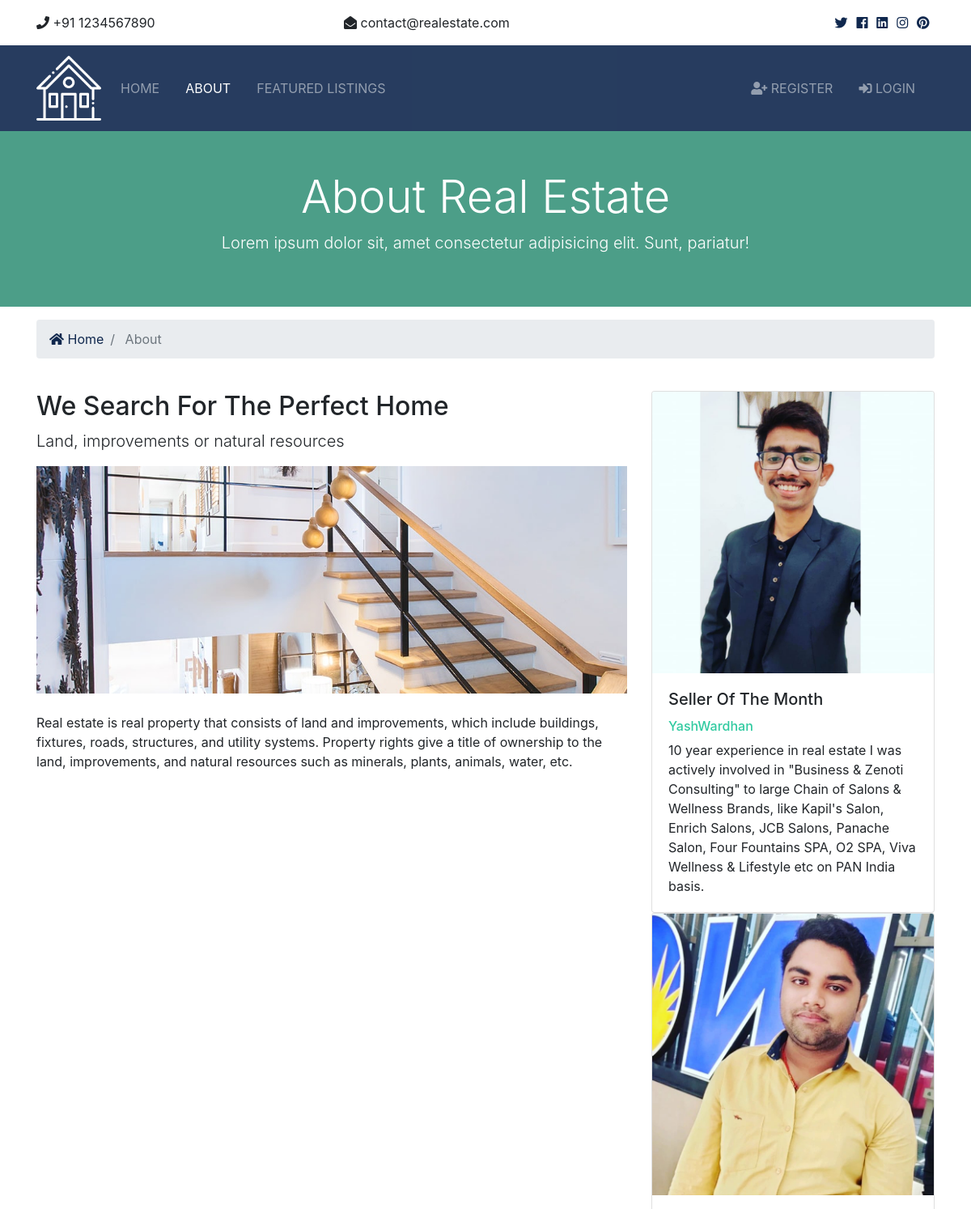
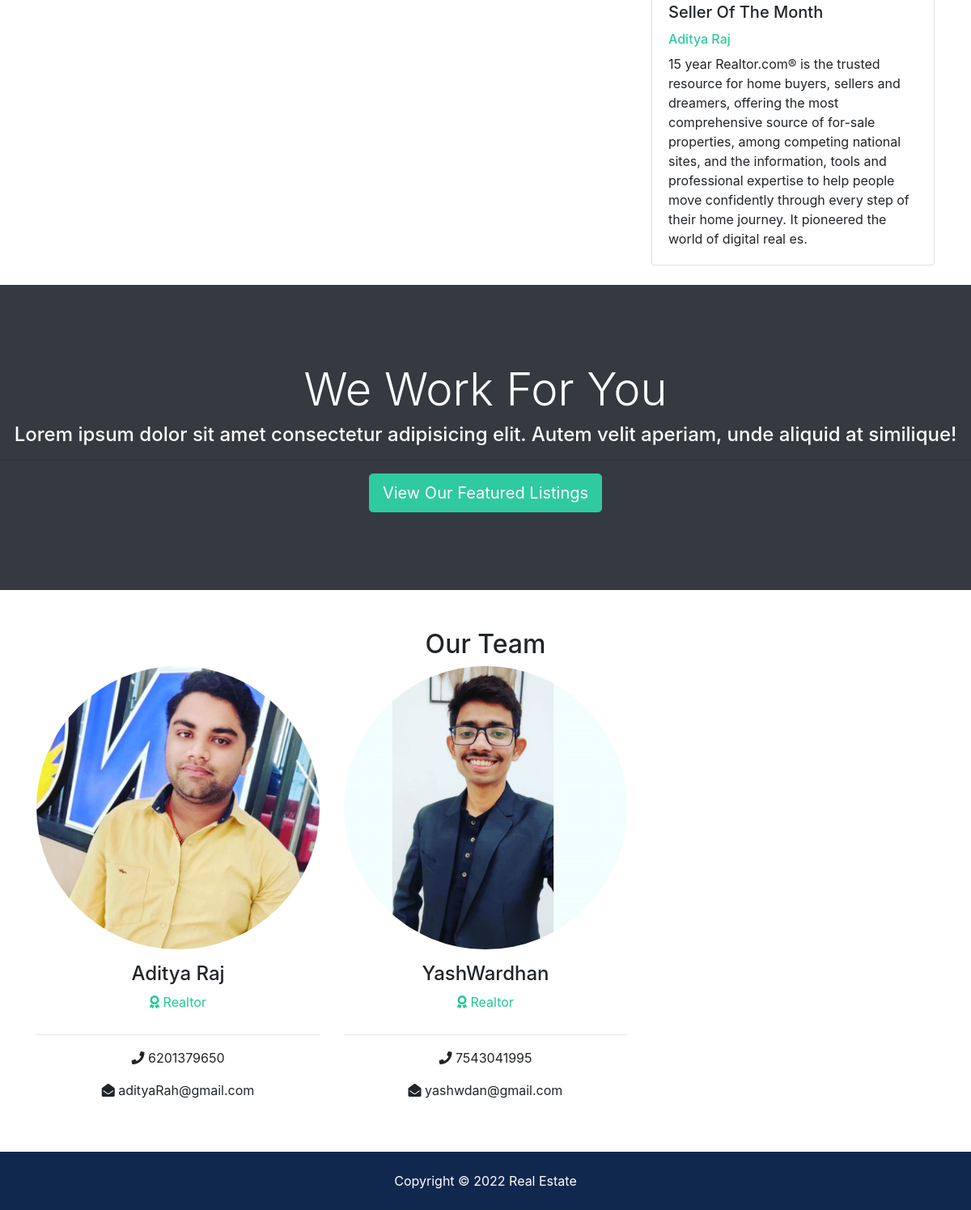
/about, run on the app's committed database (2 pictures, top to bottom).
### realtors/models.py (models this page shows, shortened)
class Realtor(models.Model):
  name = models.CharField(max_length=200)
  photo = models.ImageField(upload_to='photos/%Y/%m/%d/')
  description = models.TextField(blank=True)
  phone = models.CharField(max_length=20)
  email = models.CharField(max_length=50)
  is_mvp = models.BooleanField(default=False)
  hire_date = models.DateTimeField(default=datetime.now, blank=True)

### pages/views.py (the view)
# urls.py: path('about',views.about,name ='about'),
def about(request):
    realtors = Realtor.objects.order_by('-hire_date')
    mvp_realtors = Realtor.objects.all().filter(is_mvp=True)
    context = {
        'realtors': realtors,
        'mvp_realtors': mvp_realtors
    }
    return render(request, 'pages/about.html', context)

### templates/pages/about.html (shortened to what this page needs)
{% extends 'base.html' %}
{% load static %}
{% block content %}
<section id="showcase-inner" class="py-5 text-white">
    <div class="container">
      <div class="row text-center">
        <div class="col-md-12">
          <h1 class="display-4">About Real Estate</h1>
          <p class="lead">Lorem ipsum dolor sit, amet consectetur adipisicing elit. Sunt, pariatur!</p>
        </div>
      </div>
    </div>
  </section>
  <section id="bc" class="mt-3">
    <div class="container">
      <nav aria-label="breadcrumb">
        <ol class="breadcrumb">
          <li class="breadcrumb-item">
            <a href="{% url 'index' %}">
              <i class="fas fa-home"></i> Home</a>
          </li>
          <li class="breadcrumb-item active"> About</li>
        </ol>
      </nav>
    </div>
  </section>
  <section id="about" class="py-4">
    <div class="container">
      <div class="row">
        <div class="col-md-8">
          <h2>We Search For The Perfect Home</h2>
          <p class="lead">Land, improvements or natural resources</p>
          <img src="{% static 'img/about.jpg' %}" alt="">
          <p class="mt-4">Real estate is real property that consists of land and improvements, which include buildings, fixtures, roads, structures, and utility systems. Property rights give a title of ownership to the land, improvements, and natural resources such as minerals, plants, animals, water, etc.</p>
        </div>
        <div class="col-md-4">
          {% if mvp_realtors %}
            {% for realtor in mvp_realtors %}
            <div class="card">
                <img class="card-img-top" src="{{ realtor.photo.url }}" alt="Seller of the month">
                <div class="card-body">
                  <h5 class="card-title">Seller Of The Month</h5>
                  <h6 class="text-secondary">{{ realtor.name }}</h6>
                  <p class="card-text">{{ realtor.description }}
                  </p>
                </div>
              </div>
            {% endfor %}
          {% endif %}
        </div>
      </div>
    </div>
  </section>
  <section id="work" class="bg-dark text-white text-center">
    <h2 class="display-4">We Work For You</h2>
    <h4>Lorem ipsum dolor sit amet consectetur adipisicing elit. Autem velit aperiam, unde aliquid at similique!</h4>
    <hr>
    <a href="{% url 'listings' %}" class="btn btn-secondary text-white btn-lg">View Our Featured Listings</a>
  </section>
  <section id="team" class="py-5">
    <div class="container">
      <h2 class="text-center">Our Team</h2>
      <div class="row text-center">
        {% if realtors %}
          {% for realtor in realtors %}
          <div class="col-md-4">
              <img src="{{ realtor.photo.url }}" alt="" class="rounded-circle mb-3">
              <h4>{{ realtor.name }}</h4>
              <p class="text-success">
                <i class="fas fa-award text-success mb-3"></i> Realtor</p>
              <hr>
              <p>
                <i class="fas fa-phone"></i> {{ realtor.phone }}</p>
              <p>
                <i class="fas fa-envelope-open"></i> {{ realtor.email }}</p>
            </div>
          {% endfor %}
        {% else %}
          <div class="col-md-12">
            <p>No Realtors Available</p>
          </div>
        {% endif %}
      </div>
    </div>
  </section>
{% endblock %}

### realestate/static/css/all.css (style rules this page uses)
.fa, .fas, .far, .fal, .fab { -moz-osx-font-smoothing: grayscale; -webkit-font-smoothing: antialiased; display: inline-block; font-style: normal; font-variant: normal; text-rendering: auto; line-height: 1; }
.fa-award:before { content: "\f559"; }
.fa-envelope-open:before { content: "\f2b6"; }
.fa-home:before { content: "\f015"; }
.fa-phone:before { content: "\f095"; }
.fa, .fas { font-family: 'Font Awesome 5 Free'; font-weight: 900; }

### realestate/static/css/style.css (style rules this page uses)
.btn-secondary { color: #fff !important; }
img { width: 100%; }
#showcase-inner { background: url(../img/building.jpg) no-repeat top center fixed/cover; position: relative; overflow: hidden; min-height: 200px; }
#showcase-inner::before { content: ''; position: absolute; top: 0; left: 0; min-height: 100%; width: 100%; background: rgba(32, 134, 107, 0.8); }
#work { padding: 6rem 0; }

### data on the page
Realtor: photo (picture), name "YashWardhan", description "10 year experience in real estate I was actively involved in \"Business & Zenoti Consulting\" to large Chain of Salons & Wellness Brands, like Kapil's Salon, Enrich Salons, JCB Salons, Panache Salon, Four Fountains SPA, O2 SPA, Viva Wellness & Lifestyle etc on PAN India basis.", phone "7543041995", email "yashwdan@gmail.com"
Realtor: photo (picture), name "Aditya Raj", description "15 year Realtor.com® is the trusted resource for home buyers, sellers and dreamers, offering the most comprehensive source of for-sale properties, among competing national sites, and the information, tools and professional expertise to help people move confidently through every step of their home journey. It pioneered the world of digital real es.", phone "6201379650", email "adityaRah@gmail.com"
